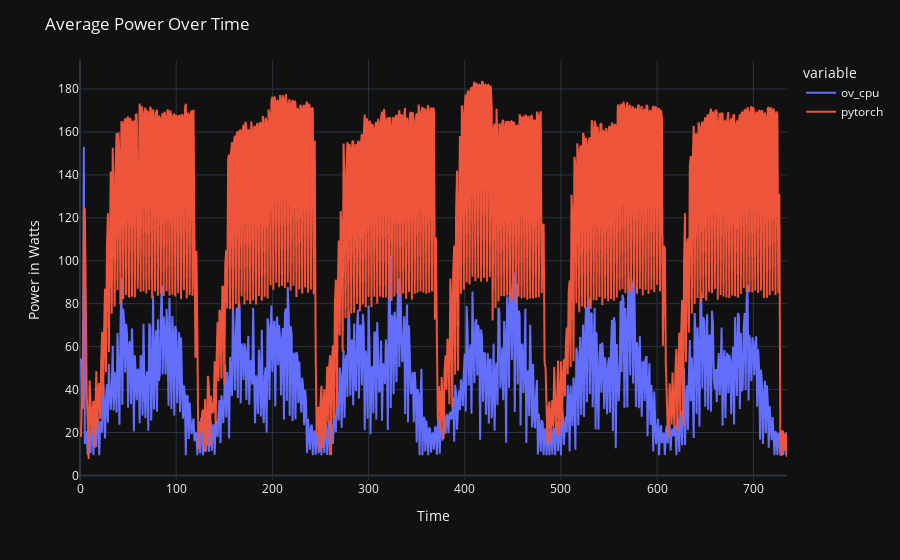
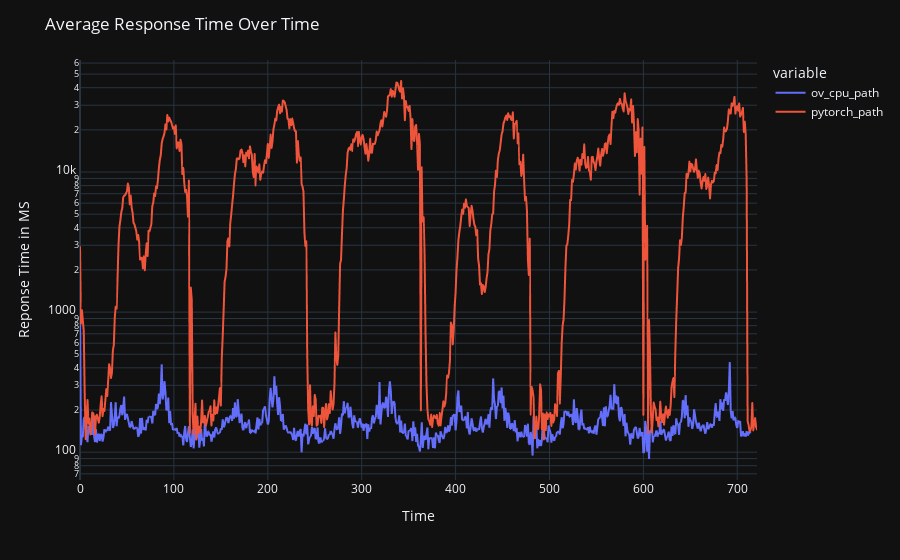

Notebook cell for these charts, in order:
### Code cell
#plot the graphs
import plotly.express as px

power_df = pd.concat([total_power['ov_cpu_path'], total_power['pytorch_path']], axis=1).rename(columns={0: 'ov_cpu', 1: 'pytorch'})
fig = px.line(power_df, x=power_df.index, y=power_df.columns)
fig.update_layout(title='Average Power Over Time', xaxis_title='Time', yaxis_title='Power in Watts')
fig.show()

queue_df = pd.concat([response_time['ov_cpu_path'], response_time['pytorch_path']], axis=1)
fig = px.line(queue_df, x=queue_df.index, y=queue_df.columns)
fig.update_layout(title='Average Response Time Over Time', xaxis_title='Time', yaxis_title='Reponse Time in MS', yaxis_type='log')
fig.show()

### Figure 1 — Plotly figure (JSON) as saved in the notebook; plotly's stock layout.template omitted (floating-point values rounded to 4 significant figures; data arrays with more than 128 entries replaced by an {"elided": "..."} marker saying what was removed)
{"data": [{"hovertemplate": "variable=ov_cpu<br>index=%{x}<br>value=%{y}<extra></extra>", "legendgroup": "ov_cpu", "line": {"color": "#636efa", "dash": "solid"}, "marker": {"symbol": "circle"}, "mode": "lines", "name": "ov_cpu", "showlegend": true, "x": {"elided": "736 int values"}, "xaxis": "x", "y": {"elided": "736 float values"}, "yaxis": "y", "type": "scattergl"}, {"hovertemplate": "variable=pytorch<br>index=%{x}<br>value=%{y}<extra></extra>", "legendgroup": "pytorch", "line": {"color": "#EF553B", "dash": "solid"}, "marker": {"symbol": "circle"}, "mode": "lines", "name": "pytorch", "showlegend": true, "x": {"elided": "736 int values"}, "xaxis": "x", "y": {"elided": "736 float values"}, "yaxis": "y", "type": "scattergl"}], "layout": {"xaxis": {"anchor": "y", "domain": [0.0, 1.0], "title": {"text": "Time"}}, "yaxis": {"anchor": "x", "domain": [0.0, 1.0], "title": {"text": "Power in Watts"}}, "legend": {"title": {"text": "variable"}, "tracegroupgap": 0}, "margin": {"t": 60}, "title": {"text": "Average Power Over Time"}}}

### Figure 2 — Plotly figure (JSON) as saved in the notebook; plotly's stock layout.template omitted (floating-point values rounded to 4 significant figures; data arrays with more than 128 entries replaced by an {"elided": "..."} marker saying what was removed)
{"data": [{"hovertemplate": "variable=ov_cpu_path<br>index=%{x}<br>value=%{y}<extra></extra>", "legendgroup": "ov_cpu_path", "line": {"color": "#636efa", "dash": "solid"}, "marker": {"symbol": "circle"}, "mode": "lines", "name": "ov_cpu_path", "showlegend": true, "x": {"elided": "722 int values"}, "xaxis": "x", "y": {"elided": "722 float values"}, "yaxis": "y", "type": "scattergl"}, {"hovertemplate": "variable=pytorch_path<br>index=%{x}<br>value=%{y}<extra></extra>", "legendgroup": "pytorch_path", "line": {"color": "#EF553B", "dash": "solid"}, "marker": {"symbol": "circle"}, "mode": "lines", "name": "pytorch_path", "showlegend": true, "x": {"elided": "722 int values"}, "xaxis": "x", "y": {"elided": "722 float values"}, "yaxis": "y", "type": "scattergl"}], "layout": {"xaxis": {"anchor": "y", "domain": [0.0, 1.0], "title": {"text": "Time"}}, "yaxis": {"anchor": "x", "domain": [0.0, 1.0], "title": {"text": "Reponse Time in MS"}, "type": "log"}, "legend": {"title": {"text": "variable"}, "tracegroupgap": 0}, "margin": {"t": 60}, "title": {"text": "Average Response Time Over Time"}}}
